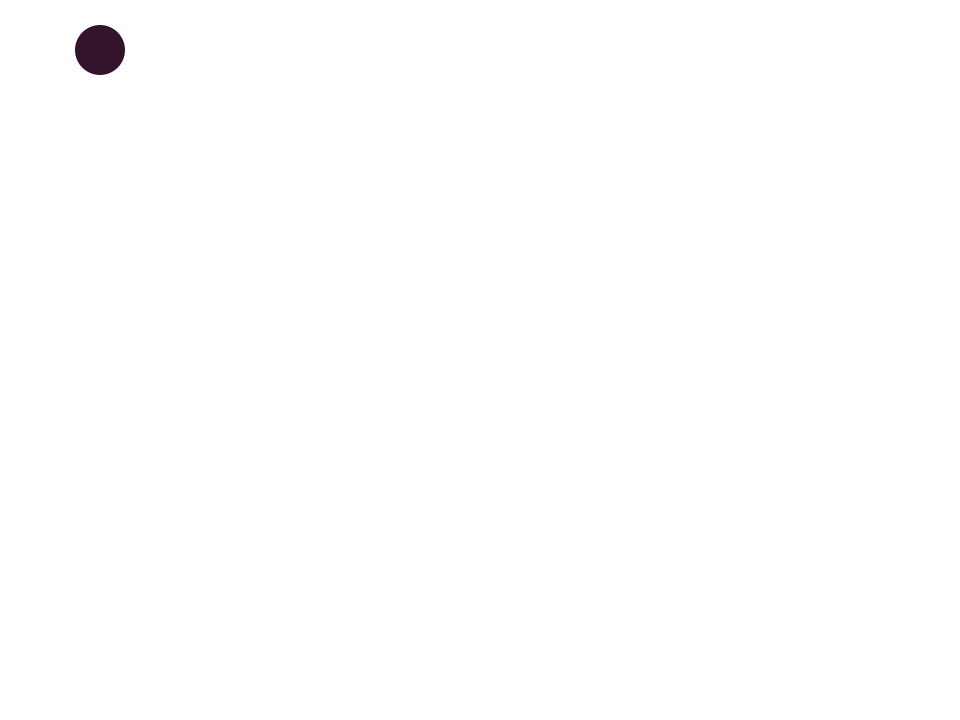
Frame 1 (no input)
Frame 60 (the mouse pressed at the canvas centre just before this capture): identical to frame 1, image omitted
Frame 120 (the mouse held since frame 60 and released just before this capture): identical to frame 1, image omitted

The Processing sketch that drew this single still picture (run headless with seeded random() and noise(); from frame 60 on, the mouse is pressed at the canvas centre):

// Processing sketch: spaceshipshooter
// ── spaceshipshooter.pde
SpaceShip ship; 
void setup()
{
  size(960, 720);
  ship = new SpaceShip(); 
}
void draw()
{
  background(255); 
  ship.show();
  ship.update(); 
}

void keyPressed(){
    if (key  == 'a') ship.leftDown();
    else if (key == 'd') ship.rightDown();
    
    if (key == 'w') ship.upDown();
    else if (key == 's') ship.downDown();
    if (key == ' ') {ship.shoot(false);}
  }
  
  void keyReleased(){
    if (key  == 'a') ship.leftUp();
    else if (key == 'd') ship.rightUp();
    
    if (key == 'w') ship.upUp();
    else if (key == 's') ship.downUp();
    
    if (key == ' ') ship.shoot(false);
  }
// ── SpaceShip.pde
class SpaceShip
{
  int x; 
  int y; 
  int x_speed = 10;
  boolean left, right, up, down;
  boolean shoot = false; 

   SpaceShip()
  {
    x = 100;
    y = 50; 
  }
  
  void show()
  {
    fill(51, 20, 45);
    noStroke(); 
    ellipse(x, y, 50, 50); 
    
    if (shoot == true)
    {
      rect(x, y, 10, 100); 
    }
  }
  void update()
  { 
    /*
    x+=x_speed; 
    if (x >= width || x <=0)
    {
      x_speed*=-1;
    }*/
    if (left) x-=x_speed;
    else if (right) x+=x_speed;
    
    if (up) y-=x_speed;
    else if (down) y+=x_speed;
    
  }
  
  void shoot(boolean val)
  {
    shoot = val; 
  }
  
  void leftDown(){
    left = true;
  }
  
  void leftUp(){
   left = false;
  }
  
  void rightDown(){
    right = true;
  }
  
  void rightUp(){
    right = false;
  }
  
  void upDown(){
    up = true;
  }
  
  void upUp(){
    up = false;
  }
  
  void downDown(){
    down = true;
  }
  
  void downUp(){
    down = false;
  }
  
}
  
// ── projectiles.pde
class projectiles
{
  int x; 
  int y; 
  int x_speed = 10;
  
   projectiles(int x, int y)
  {
    this.x = x;
    this.y = y; 
  }
  
  int getX(){
    return x;
  }
  
  void show()
  {
    fill(255, 69, 0);
    noStroke(); 
    ellipse(x, y, 5, 5); 
  }
  void update()
  { 
    x+=x_speed;
  }
}
